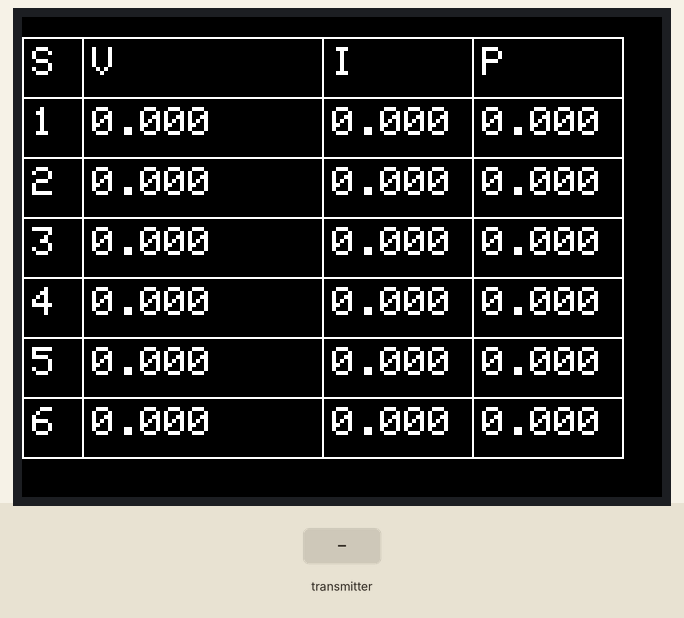
Simulated run of this sketch. Board: ESP8266 (NodeMCU). Parts: 320×240 colour display. The inputs (shaded band) are chosen by the test bench. What the sketch prints to the serial monitor is not drawn.

Above: at 1.5 s.
1.6 s: the transmitter starts sending id = 0
At 2.8 s:
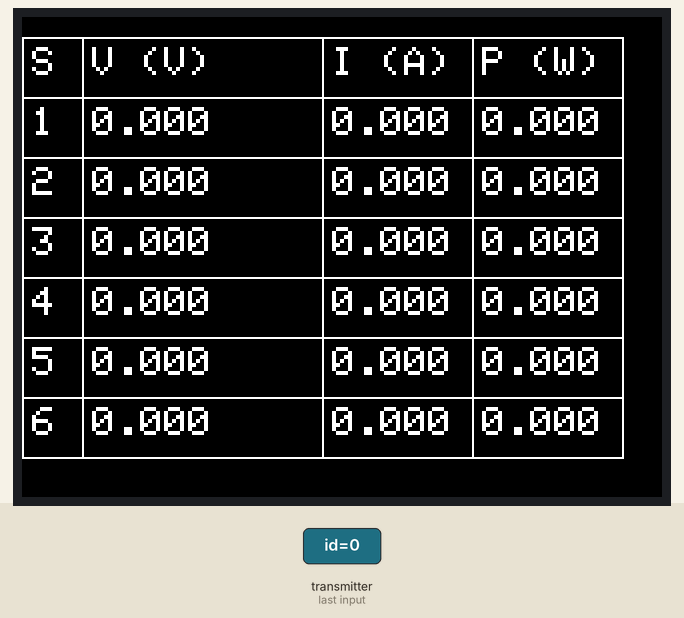
Timing chart, 0 to 4.6 s (numbered marks = the images above; inputs shaded):
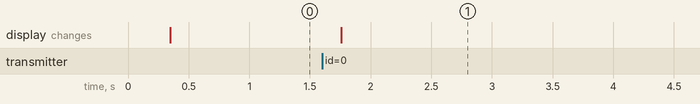

The sketch:

espnow_receiver_kecil_table_control_V44match_Version2.ino
```cpp
#include <TFT_eSPI.h> // Or use Adafruit_ILI9341 if you wish, just update code accordingly
#include <SPI.h>
#include <ESP8266WiFi.h>
#include <espnow.h>

// --- Data Structures (must match sender/measurement device and controller) ---
typedef struct struct_message {
  int id;
  float voltage;
  float current;
  float power;
  float energy;
  float frequency;
  float powerFactor;
} struct_message;

typedef struct struct_order {
  bool switch1;
  bool switch2;
  bool switch3;
  bool switch4;
  bool switch5;
  bool switch6;
  char logicState; // 'A','B','C','D','E','F'
} struct_order;

// --- TFT LCD ---
TFT_eSPI tft = TFT_eSPI();  // For ILI9341

// --- Table/Display Variables ---
const int tableRows = 7;
const int tableCols = 4;
int cellWidth;
int voltageWidth = 30;
const int defaultCellWidth = 75;
const int cellHeight = 30;
const int startX = 0;
const int startY = 10;

String dummyData[tableRows][tableCols] = {
  {"S", "V", "I", "P"},
  {"1", "0.000", "0.000", "0.000"},
  {"2", "0.000", "0.000", "0.000"},
  {"3", "0.000", "0.000", "0.000"},
  {"4", "0.000", "0.000", "0.000"},
  {"5", "0.000", "0.000", "0.000"},
  {"6", "0.000", "0.000", "0.000"},
};

String data[tableRows][tableCols];
String TABLE_HEADER[tableCols] = {"S", "V (V)", "I (A)", "P (W)"};

// --- Data Handler ---
struct_message dataSensor;
struct_order orderToSend;

// --- MAC addresses for measurement devices/peers (fill with yours!) ---
uint8_t receiverAddresses[6][6] = {
  {0xF8, 0xB3, 0xB7, 0x81, 0xBF, 0x1D}, // device 1
  {0xF0, 0x08, 0xD1, 0x01, 0xF0, 0x31}, // device 2
  {0xF8, 0xB3, 0xB7, 0x81, 0xBF, 0x1D}, // device 3
  {0x84, 0x0D, 0x8E, 0x92, 0x99, 0x28}, // device 4
  {0x8C, 0xAA, 0xB5, 0x0C, 0xBB, 0x41}, // device 5
  {0x68, 0xC6, 0x3A, 0xFC, 0x8C, 0x45},  // device 6
};

// --- Helper: Compute order for relays (from power reading) ---
void computeOrder(float power, struct_order *order) {
  if(power < 30) { // F: all off
    order->switch1 = false; order->switch2 = false; order->switch3 = false; order->switch4 = false; order->switch5 = false; order->logicState = 'F';
  } else if(power >= 50 && power < 100) { // E: on,off,off,off,off
    order->switch1 = true; order->switch2 = false; order->switch3 = false; order->switch4 = false; order->switch5 = false; order->logicState = 'E';
  } else if(power >= 100 && power < 150) { // D: on,on,off,off,off
    order->switch1 = true; order->switch2 = true; order->switch3 = false; order->switch4 = false; order->switch5 = false; order->logicState = 'D';
  } else if(power >= 150 && power < 270) { // C: on,on,on,off,off
    order->switch1 = true; order->switch2 = true; order->switch3 = true; order->switch4 = false; order->switch5 = false; order->logicState = 'C';
  } else if(power >= 270 && power < 300) { // B: on,on,on,on,off
    order->switch1 = true; order->switch2 = true; order->switch3 = true; order->switch4 = true; order->switch5 = false; order->logicState = 'B';
  } else if(power >= 300) { // A: all on
    order->switch1 = true; order->switch2 = true; order->switch3 = true; order->switch4 = true; order->switch5 = true; order->logicState = 'A';
  } else { // fallback: all off
    order->switch1 = false; order->switch2 = false; order->switch3 = false; order->switch4 = false; order->switch5 = false; order->logicState = 'F';
  }
}

// --- Send control order to all measurement devices ---
void sendOrderToAllReceivers(struct_order *order) {
  for(int i = 0; i < 6; i++) {
    esp_now_send(receiverAddresses[i], (uint8_t*)order, sizeof(struct_order));
    delay(10); // Small delay to ensure packets are sent
  }
  Serial.print("Order sent to all. Logic state: ");
  Serial.println(order->logicState);
}

// --- Save received values to table array for display ---
void saveValueOnArray(struct struct_message* dataSensor){
  data[dataSensor->id][0] = String(dataSensor->id);
  data[dataSensor->id][1] = String(dataSensor->voltage, 3);
  data[dataSensor->id][2] = String(dataSensor->current, 3);
  data[dataSensor->id][3] = String(dataSensor->power, 3);
}

// --- Display table on ILI9341 ---
void drawTable(String data[tableRows][tableCols]) {
  // Optional: clear table area (if flicker, remove this)
  tft.fillRect(0, 0, tft.width(), tft.height(), TFT_BLACK);

  // Draw the table grid
  for (int row = 0; row <= tableRows; row++) {
    int y = startY + row * cellHeight;
    tft.drawLine(startX, y, startX + tableCols * defaultCellWidth, y, TFT_WHITE); // Horizontal line
  }
  for (int col = 0; col <= tableCols; col++) {
    cellWidth = col == 1 ? voltageWidth : defaultCellWidth;
    int x = startX + col * cellWidth;
    tft.drawLine(x, startY, x, startY + tableRows * cellHeight, TFT_WHITE); // Vertical line
  }
  // Fill in the table with data
  for (int row = 0; row < tableRows; row++) {
    for (int col = 0; col < tableCols; col++) {
      cellWidth = col == 1  ? voltageWidth : defaultCellWidth;
      int textX = startX + col * cellWidth + 5;
      int textY = startY + row * cellHeight + 5;
      tft.setTextColor(TFT_WHITE, TFT_BLACK);
      tft.setTextSize(2);
      tft.setCursor(textX, textY);
      tft.print(data[row][col]);
    }
  }
}

// --- Serial Debug Print (for monitoring) ---
void serialDebug(struct struct_message* dataSensor){
  Serial.print("Alat: ");         Serial.println(dataSensor->id);
  Serial.print("Voltage: ");      Serial.print(dataSensor->voltage);      Serial.println("V");
  Serial.print("Current: ");      Serial.print(dataSensor->current);      Serial.println("A");
  Serial.print("Power: ");        Serial.print(dataSensor->power);        Serial.println("W");
  Serial.print("Energy: ");       Serial.print(dataSensor->energy);     Serial.println("kWh");
  Serial.print("Frequency: ");    Serial.print(dataSensor->frequency); Serial.println("Hz");
  Serial.print("PF: ");           Serial.println(dataSensor->powerFactor);
  Serial.println();
}

// --- ESP-NOW Callback: Handles incoming measurement data from devices ---
void OnDataRecv(uint8_t * mac, uint8_t *incomingData, uint8_t len) {
  memcpy(&dataSensor, incomingData, sizeof(dataSensor));

  Serial.print("Bytes received: ");
  Serial.println(len);
  serialDebug(&dataSensor);

  // Always update table header
  for(int col = 0; col < tableCols; col++){
    data[0][col] = TABLE_HEADER[col];
  }

  // Fill data for table, update only the right row
  if(dataSensor.id == 1) saveValueOnArray(&dataSensor);
  if(dataSensor.id == 2) saveValueOnArray(&dataSensor);
  if(dataSensor.id == 3) saveValueOnArray(&dataSensor);
  if(dataSensor.id == 4) saveValueOnArray(&dataSensor);
  if(dataSensor.id == 5) saveValueOnArray(&dataSensor);
  if(dataSensor.id == 6) saveValueOnArray(&dataSensor);

  drawTable(data);

  // MAIN CONTROL: Only use for one sensor (example: id==3, as per your logic)
  if(dataSensor.id == 6) {
    computeOrder(dataSensor.power, &orderToSend);
    sendOrderToAllReceivers(&orderToSend);
  }
}

void setup() {
  Serial.begin(115200);
  tft.init();
  tft.setRotation(3);
  tft.fillScreen(TFT_BLACK);

  WiFi.mode(WIFI_STA);

  if (esp_now_init() != 0) {
    Serial.println("Error initializing ESP-NOW");
    return;
  }

  // Register all peers (uncomment/add your addresses as needed)
  for(int i=0; i<6; i++) {
    esp_now_add_peer(receiverAddresses[i], ESP_NOW_ROLE_SLAVE, 1, NULL, 0);
  }

  esp_now_set_self_role(ESP_NOW_ROLE_CONTROLLER);
  esp_now_register_recv_cb(OnDataRecv);

  // Draw initial table
  for (int i = 0; i < tableRows; i++)
    for (int j = 0; j < tableCols; j++)
      data[i][j] = dummyData[i][j];

  drawTable(data);
}

void loop() {
  // All logic handled in callback
}
```

Measured:
- after the input at 1.6 s, the display: changes after 0.16 s (image 1)
